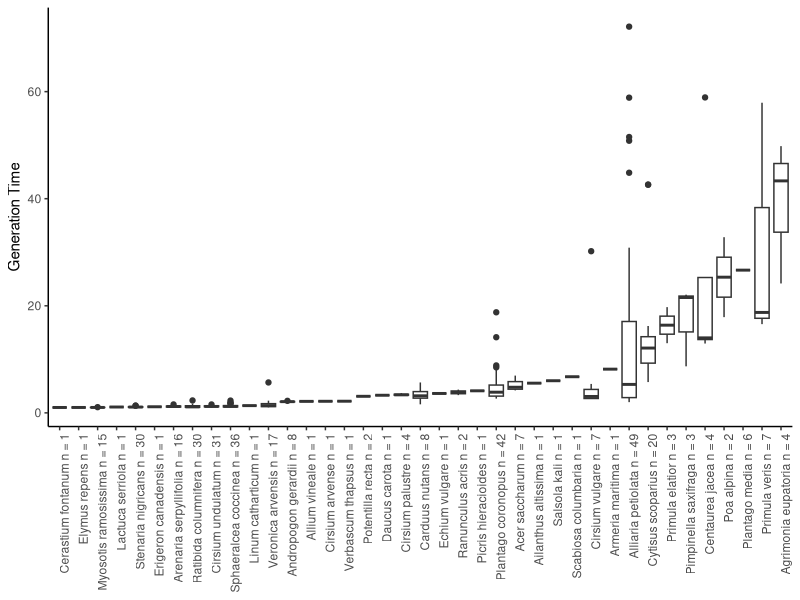
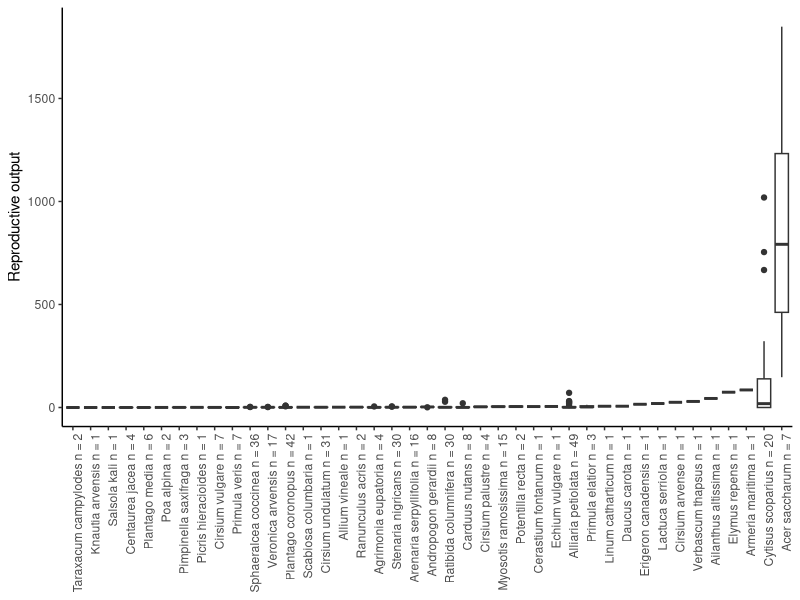
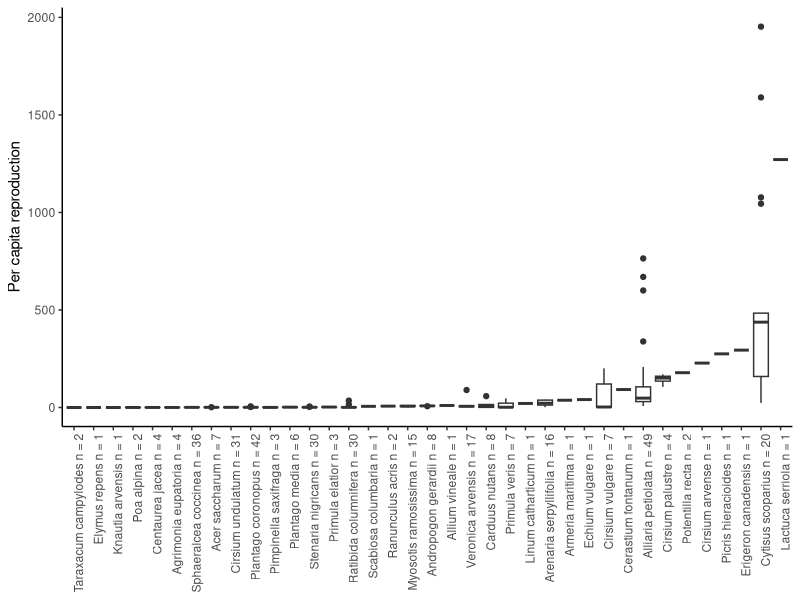
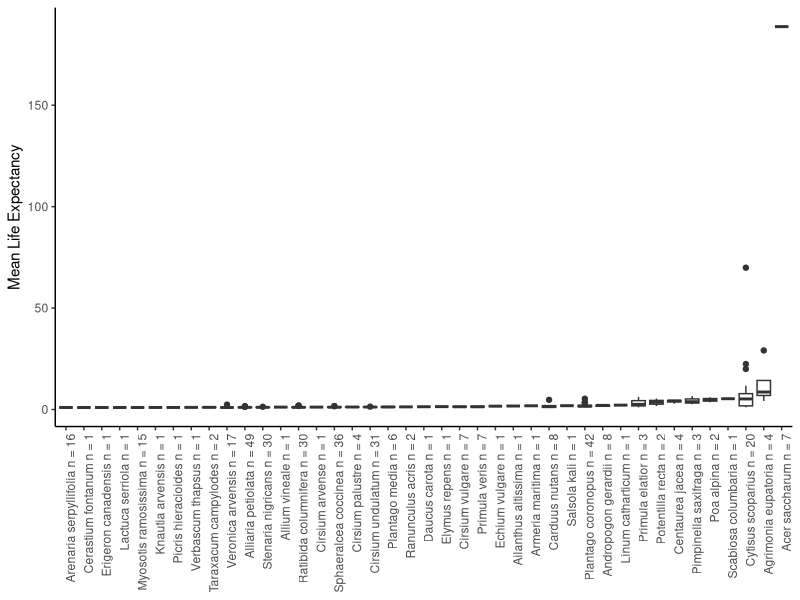
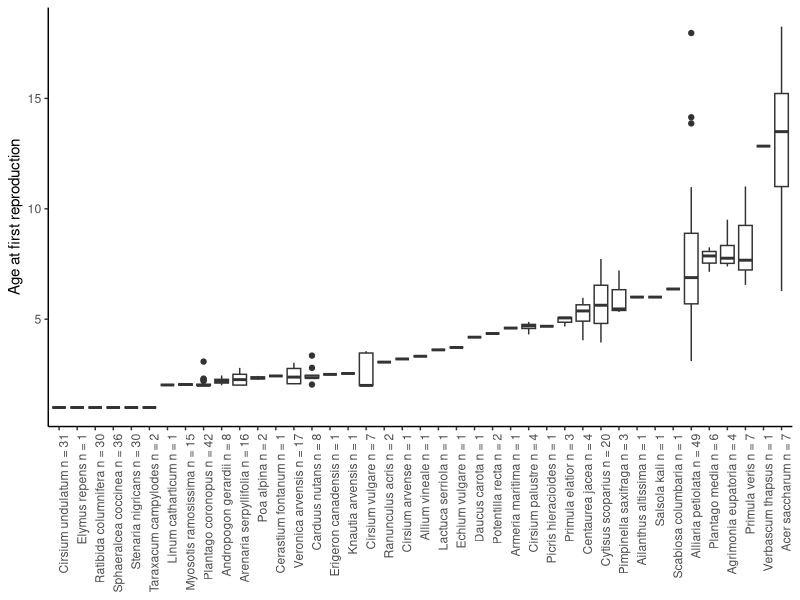
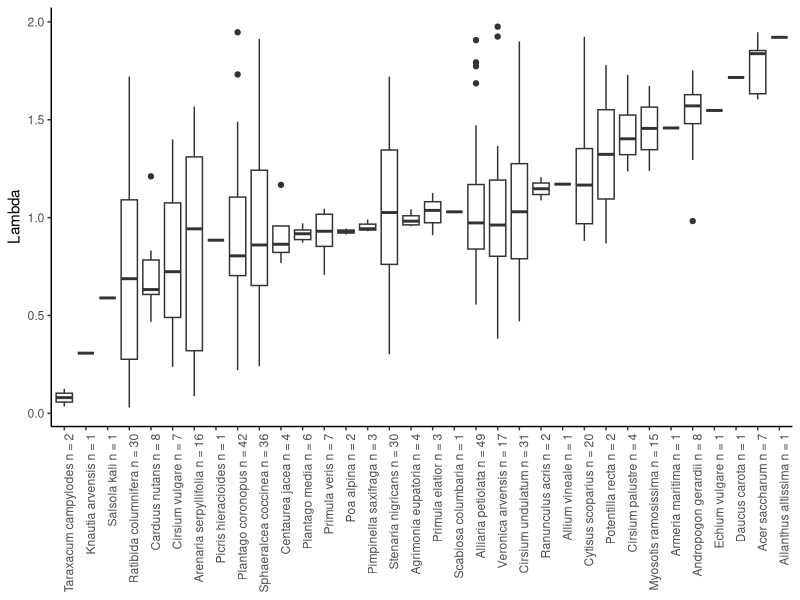
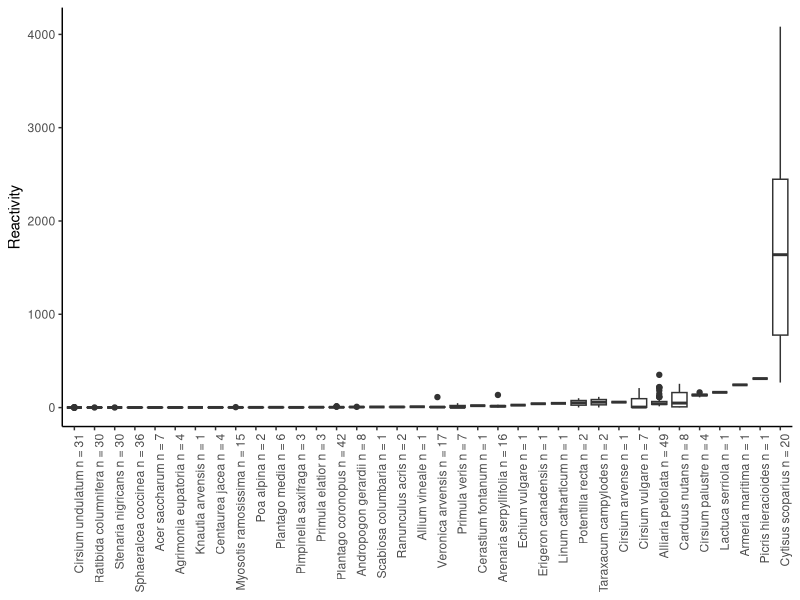
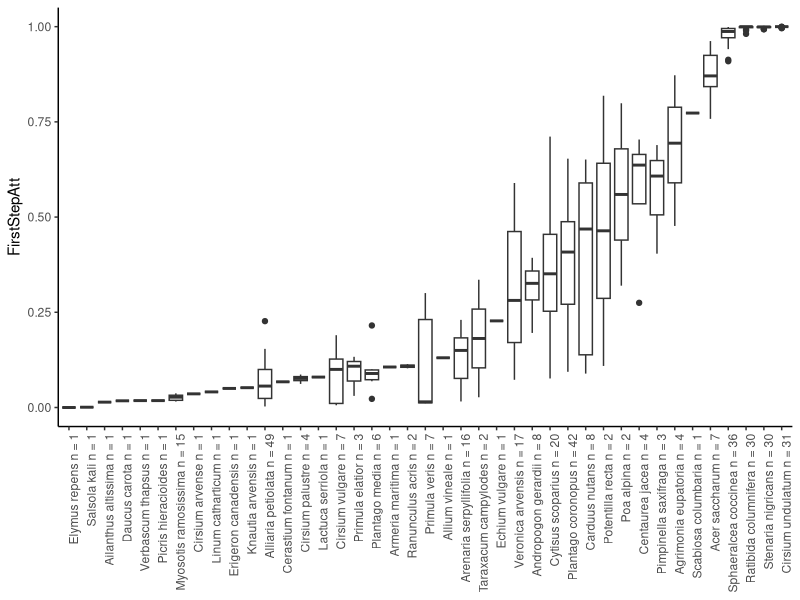

Write R code to recreate these figures, in order.
# R Thornley
# 30/08/2025
# Visualisation of the demographic metrics

library(tidyverse)
library(ggpubr)

# Load demography variables and find the mean and SE of each Taxon and trait
demo <- read_csv("results/all_COMPADRE_metrics.csv") %>% 
  filter(DRAGNet == TRUE) %>% 
  rename("Taxon" = "SpeciesAccepted", "Demo_trait" = "demo_var", "Demo_value" = "value") %>%
  mutate(Taxon = str_replace_all(Taxon, " ", "_")) %>%
  select(Taxon, Demo_trait, Demo_value) %>%
  group_by(Taxon, Demo_trait) %>%
  mutate(Sample_size = n(),
            s = sd(Demo_value, na.rm = TRUE),
            se = s/sqrt(Sample_size),
            Demo_value_mean = mean(Demo_value, na.rm = TRUE)) %>%
  mutate(Taxon_label = str_replace_all(Taxon, "_", " ")) %>%
  mutate(Taxon_label = paste0(Taxon_label, " n = ", Sample_size)) %>%
  mutate(Demo_value_log = log(Demo_value))

# list the demography traits we are dealng with
print(unique(demo$Demo_trait))
# 1) "T_generation"    
# 2) "R0"              
# 3) "percapita_repro" 
# 4) "Lmean"           
# 5) "age_repro"       
# 6) "Lambda"         
# 7) "Reactivity"      
# 8) "FirstStepAtt"    
# 9) "Lmax"  

################################################################################

# make plots for each demo trait
# label x axis with the sample size and the Taxon

# "T_generation"   
p1 <-  
  demo %>%
  filter(Demo_trait == "T_generation") %>%
  drop_na(Demo_value) %>%
  ggplot(aes(reorder(Taxon_label, Demo_value_mean), Demo_value))+
  geom_boxplot()+
  theme_classic()+
  theme(axis.text.x = element_text(angle = 90, hjust = 1),
        axis.title.x = element_blank()) +
  ylab("Generation Time")
p1
# ggsave("figures/T_generation_boxplot.jpeg", p1, height = 5, width = 6)


# "R0" 
p2 <-  
  demo %>%
  filter(Demo_trait == "R0") %>%
  drop_na(Demo_value) %>%
  ggplot(aes(reorder(Taxon_label, Demo_value_mean), Demo_value))+
  geom_boxplot()+
  theme_classic()+
  theme(axis.text.x = element_text(angle = 90, hjust = 1),
        axis.title.x = element_blank()) +
  ylab("Reproductive output")
p2
# ggsave("figures/Reproductive_rate_boxplot.jpeg", p2, height = 5, width = 6)

# "percapita_repro" 
p3 <-  
  demo %>%
  filter(Demo_trait == "percapita_repro") %>%
  drop_na(Demo_value) %>%
  ggplot(aes(reorder(Taxon_label, Demo_value_mean), Demo_value))+
  geom_boxplot()+
  theme_classic()+
  theme(axis.text.x = element_text(angle = 90, hjust = 1),
        axis.title.x = element_blank()) +
  ylab("Per capita reproduction")
p3
# ggsave("figures/Percapita_reproduction_boxplot.jpeg", p3, height = 5, width = 6)

# Lmean
p4 <-  
  demo %>%
  filter(Demo_trait == "Lmean") %>%
  drop_na(Demo_value) %>%
  ggplot(aes(reorder(Taxon_label, Demo_value_mean), Demo_value))+
  geom_boxplot()+
  theme_classic()+
  theme(axis.text.x = element_text(angle = 90, hjust = 1),
        axis.title.x = element_blank()) +
  ylab("Mean Life Expectancy")
p4
# ggsave("figures/Mean_life_expectancy_boxplot.jpeg", p4, height = 5, width = 6)

# "age_repro"
demo$Demo_trait
p5 <-  
  demo %>%
  filter(Demo_trait == "age_repro") %>%
  drop_na(Demo_value) %>%
  ggplot(aes(reorder(Taxon_label, Demo_value_mean), Demo_value))+
  geom_boxplot()+
  theme_classic()+
  theme(axis.text.x = element_text(angle = 90, hjust = 1),
        axis.title.x = element_blank()) +
  ylab("Age at first reproduction")
p5
# ggsave("figures/Reproductive_output_boxplot.jpeg", p5, height = 5, width = 6)

# "Lambda"   
p6 <- 
  demo %>%
  filter(Demo_trait == "Lambda") %>%
  drop_na(Demo_value) %>%
  ggplot(aes(reorder(Taxon_label, Demo_value_mean), Demo_value))+
  geom_boxplot()+
  theme_classic()+
  theme(axis.text.x = element_text(angle = 90, hjust = 1),
        axis.title.x = element_blank()) +
  ylab("Lambda")
p6
# ggsave("figures/Lambda_boxplot.jpeg", p6, height = 5, width = 6)

# "Reactivity"    
p7 <- 
  demo %>%
  filter(Demo_trait == "Reactivity") %>%
  drop_na(Demo_value) %>%
  ggplot(aes(reorder(Taxon_label, Demo_value_mean), Demo_value))+
  geom_boxplot()+
  theme_classic()+
  theme(axis.text.x = element_text(angle = 90, hjust = 1),
        axis.title.x = element_blank()) +
  ylab("Reactivity")
p7
# ggsave("figures/Reactivity_boxplot.jpeg", p7, height = 5, width = 6)

#  "FirstStepAtt"   
p8 <- 
  demo %>%
  filter(Demo_trait == "FirstStepAtt") %>%
  drop_na(Demo_value) %>%
  ggplot(aes(reorder(Taxon_label, Demo_value_mean), Demo_value))+
  geom_boxplot()+
  theme_classic()+
  theme(axis.text.x = element_text(angle = 90, hjust = 1),
        axis.title.x = element_blank()) +
  ylab("FirstStepAtt")
p8
# ggsave("figures/FirstStepAtt_boxplot.jpeg", p8, height = 5, width = 6)

# "Lmax" 
p9 <- 
  demo %>%
  filter(Demo_trait == "Lmax") %>%
  drop_na(Demo_value) %>%
  ggplot(aes(reorder(Taxon_label, Demo_value_mean), Demo_value))+
  geom_boxplot()+
  theme_classic()+
  theme(axis.text.x = element_text(angle = 90, hjust = 1),
        axis.title.x = element_blank()) +
  ylab("Maximum Life Expectancy")
p9
# ggsave("figures/Maximum_life_expectancy_boxplot.jpeg", p9, height = 5, width = 6)

################################################################################

combined <- ggarrange(p1, p2, p3, p4, p5, p6, p7, p8, p9,
                      ncol = 3, nrow = 3,
                      common.legend = FALSE)

combined <- annotate_figure(
  combined,
  bottom = text_grob("Taxon", color = "black", face = "bold", size = 14),
  left = text_grob("Demographic Metric", color = "black", face = "bold", size = 14, rot = 90)
)
combined
ggsave("figures/all_demo_metrics_boxplots.jpeg", combined, height = 18, width = 12)


################################################################################

# Try some of the values logged as they have some very large values

# "R0" 
p2_again <-  
  demo %>%
  filter(Demo_trait == "R0") %>%
  drop_na(Demo_value) %>%
  ggplot(aes(reorder(Taxon_label, Demo_value_mean), Demo_value_log))+
  geom_boxplot()+
  theme_classic()+
  theme(axis.text.x = element_text(angle = 90, hjust = 1),
        axis.title.x = element_blank()) +
  ylab("Reproductive output (log)")
p2_again

# "percapita repro"
p3_again <-  
  demo %>%
  filter(Demo_trait == "percapita_repro") %>%
  drop_na(Demo_value) %>%
  ggplot(aes(reorder(Taxon_label, Demo_value_mean), Demo_value_log))+
  geom_boxplot()+
  theme_classic()+
  theme(axis.text.x = element_text(angle = 90, hjust = 1),
        axis.title.x = element_blank()) +
  ylab("Per capita reproduction")
p3_again

# "Lmean"
p4_again <-  
  demo %>%
  filter(Demo_trait == "Lmean") %>%
  drop_na(Demo_value) %>%
  ggplot(aes(reorder(Taxon_label, Demo_value_mean), Demo_value_log))+
  geom_boxplot()+
  theme_classic()+
  theme(axis.text.x = element_text(angle = 90, hjust = 1),
        axis.title.x = element_blank()) +
  ylab("Mean Life Expectancy (log)")
p4_again

# "Reactivity"    
p7_again <- 
  demo %>%
  filter(Demo_trait == "Reactivity") %>%
  drop_na(Demo_value) %>%
  ggplot(aes(reorder(Taxon_label, Demo_value_mean), Demo_value_log))+
  geom_boxplot()+
  theme_classic()+
  theme(axis.text.x = element_text(angle = 90, hjust = 1),
        axis.title.x = element_blank()) +
  ylab("Reactivity (log)")
p7_again

# "Lmax"
p9_again <- 
  demo %>%
  filter(Demo_trait == "Lmax") %>%
  drop_na(Demo_value) %>%
  ggplot(aes(reorder(Taxon_label, Demo_value_mean), Demo_value_log))+
  geom_boxplot()+
  theme_classic()+
  theme(axis.text.x = element_text(angle = 90, hjust = 1),
        axis.title.x = element_blank()) +
  ylab("Maximum Life Expectancy (log)")
p9_again

################################################################################

# NOTE (may need to re-order and rename these)
combined <- ggarrange(p1, p2_again, p3_again, p4_again, 
                      p5, p6, p7_again, p8, p9_again,
                      ncol = 3, nrow = 3,
                      common.legend = FALSE)

combined <- annotate_figure(
  combined,
  bottom = text_grob("Taxon", color = "black", face = "bold", size = 14),
  left = text_grob("Demographic Metric", color = "black", face = "bold", size = 14, rot = 90)
)
combined
ggsave("figures/all_demo_metrics_some_logged_boxplots.jpeg", combined, height = 18, width = 12)


################################################################################


